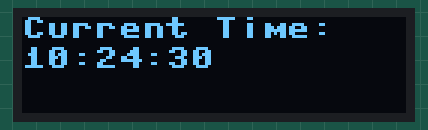
Simulated run of this program. Board: Raspberry Pi Pico running MicroPython. On the bench: 128×32 one-colour display. The clock reads 2024-03-15 10:24:30 at power-on unless the program sets it; library files of the repository ran but are not shown: ssd1306.py.

Above: at 0.1 s.
At 5.1 s:
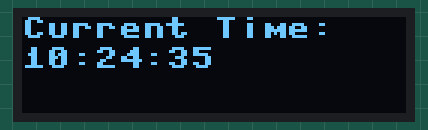
At 11.2 s:
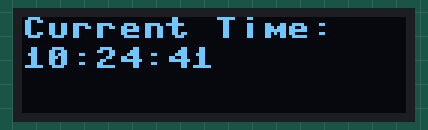
At 19.3 s:
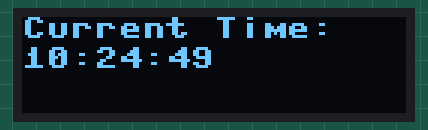
At 28.4 s:
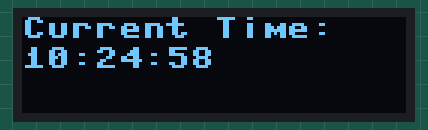
At 38.6 s:
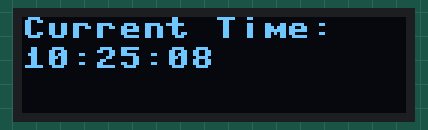

The program:

main_current_time.py
```python
from machine import Pin, SoftI2C
import ssd1306
from time import sleep
import utime

# Initialize I2C interface with the correct pins for your setup
i2c = SoftI2C(scl=Pin(13), sda=Pin(12))

# Initialize SSD1306 OLED display
oled_width = 128
oled_height = 32  # Adjusted for 128x32 OLED display
oled = ssd1306.SSD1306_I2C(oled_width, oled_height, i2c)

while True:
    # Clear the display
    oled.fill(0)

    # Get the current time
    current_time = utime.localtime()
    time_str = '{:02}:{:02}:{:02}'.format(current_time[3], current_time[4], current_time[5])

    # Display the current time
    oled.text('Current Time:', 0, 0)
    oled.text(time_str, 0, 10)

    # Update the display
    oled.show()

    # Wait for a bit before updating again
    sleep(1)
```

Measured:
- what the display in image 1 shows lasts 1.0 s, from 5.1 s to 6.1 s
